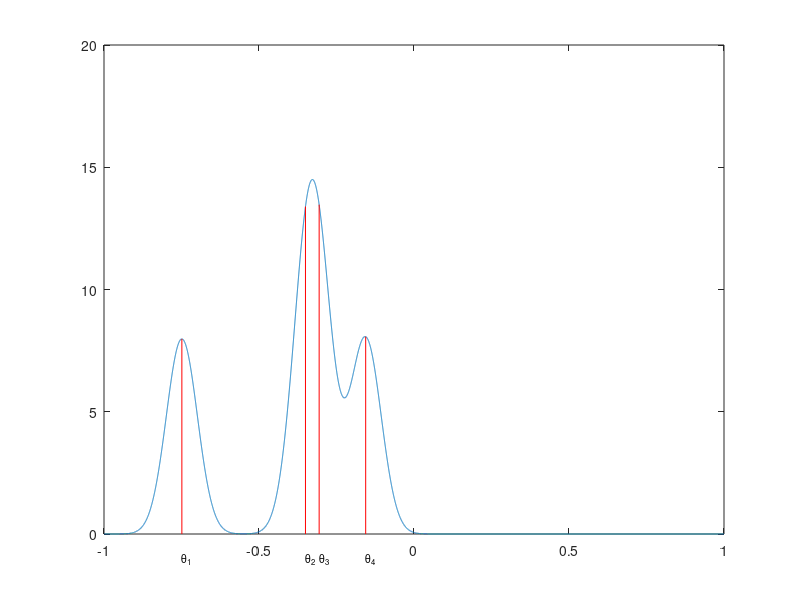

MATLAB code to generate this figure: (Note: this script raises an error after producing the figure.)
%% Index 

% Gaussian signal


%% Gaussian signal 

D = 20000;
I = linspace(-1,1,D);
k = 4;
sigma = 0.05;
seeds_2 = [50, 677, 825, 1282]; % classic, collision, single peak, circularity
seeds_3 = [1122, 1393, 2259, 1176]; % classic, two peaks, one peak ,circularity
seeds_4 = [2995, 1911, 2141, 695, 1019, 1127];

for seed = seeds_4
%for l = 1:20
%    seed = randi(3000);
    rng(seed);
    mu = sort(2*rand(1,k) - 1) ;
    
    half_width = norminv(0.9999,0,sigma); 
    half_width_sample = round(0.5*half_width * D);
    I_extended = linspace(-1 - half_width , 1 + half_width , D + 2*half_width_sample);
    pulse_extended = zeros(1, D + 2*half_width_sample);

    
    for i = 1:k
        pulse_extended(1,:) = pulse_extended(1,:) + normpdf(I_extended, mu(i), sigma);
    end

    pulse = zeros(1,D);
    pulse = pulse_extended(:,half_width_sample+1:D + half_width_sample); 
    pulse(:,1:half_width_sample) = pulse(:,1:half_width_sample) + pulse_extended(:,D + half_width_sample+1 : D + 2*half_width_sample);
    pulse(:, D - half_width_sample + 1 : D ) = pulse(:, D - half_width_sample + 1 : D ) + pulse_extended(:, 1 : half_width_sample );

    
    figure;
    plot(I,pulse);

    hold on 
    
    for i = 1:k
        plot([mu(i), mu(i)], [0,pulse(find(I>mu(i),1))], 'r' );
        text(mu(i),-1, sprintf('\\theta_{%d}',i), 'FontSize', 8);
        hold on 
    end
    ax = gca;
    ax.XTick = [-1 1];
    ylim([0 21]);
    %title(seed)
    title(sprintf('A signal from the Gaussian SIPS of dimension %d',k))
end